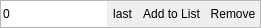
                          <widget class="QFrame" name="frame_28">
                           <property name="minimumSize">
                            <size>
                             <width>0</width>
                             <height>28</height>
                            </size>
                           </property>
                           <property name="maximumSize">
                            <size>
                             <width>16777215</width>
                             <height>28</height>
                            </size>
                           </property>
                           <property name="styleSheet">
                            <string notr="true"/>
                           </property>
                           <property name="frameShape">
                            <enum>QFrame::StyledPanel</enum>
                           </property>
                           <property name="frameShadow">
                            <enum>QFrame::Raised</enum>
                           </property>
                           <property name="buttonFrame" stdset="0">
                            <bool>true</bool>
                           </property>
                           <layout class="QHBoxLayout" name="horizontalLayout_19">
                            <property name="spacing">
                             <number>1</number>
                            </property>
                            <property name="leftMargin">
                             <number>0</number>
                            </property>
                            <property name="topMargin">
                             <number>0</number>
                            </property>
                            <property name="rightMargin">
                             <number>0</number>
                            </property>
                            <property name="bottomMargin">
                             <number>0</number>
                            </property>
                            <item>
                             <widget class="QLineEdit" name="lineEdit_MidiFilter_CC">
                              <property name="sizePolicy">
                               <sizepolicy hsizetype="Maximum" vsizetype="Minimum">
                                <horstretch>0</horstretch>
                                <verstretch>0</verstretch>
                               </sizepolicy>
                              </property>
                              <property name="minimumSize">
                               <size>
                                <width>0</width>
                                <height>0</height>
                               </size>
                              </property>
                              <property name="maximumSize">
                               <size>
                                <width>16777215</width>
                                <height>16777215</height>
                               </size>
                              </property>
                              <property name="styleSheet">
                               <string notr="true">border-top-right-radius: 0;
border-bottom-right-radius: 0;</string>
                              </property>
                              <property name="text">
                               <string>0</string>
                              </property>
                             </widget>
                            </item>
                            <item>
                             <widget class="QToolButton" name="toolButton_MidiFilter_lastCC">
                              <property name="sizePolicy">
                               <sizepolicy hsizetype="Fixed" vsizetype="Minimum">
                                <horstretch>0</horstretch>
                                <verstretch>0</verstretch>
                               </sizepolicy>
                              </property>
                              <property name="minimumSize">
                               <size>
                                <width>0</width>
                                <height>0</height>
                               </size>
                              </property>
                              <property name="styleSheet">
                               <string notr="true">border-top-left-radius: 0;
border-bottom-left-radius: 0;
border-top-right-radius: 0;
border-bottom-right-radius: 0;</string>
                              </property>
                              <property name="text">
                               <string>last</string>
                              </property>
                             </widget>
                            </item>
                            <item>
                             <widget class="QToolButton" name="toolButton_MidiFilter_Add_CC">
                              <property name="sizePolicy">
                               <sizepolicy hsizetype="Fixed" vsizetype="Minimum">
                                <horstretch>0</horstretch>
                                <verstretch>0</verstretch>
                               </sizepolicy>
                              </property>
                              <property name="minimumSize">
                               <size>
                                <width>0</width>
                                <height>0</height>
                               </size>
                              </property>
                              <property name="styleSheet">
                               <string notr="true">border-top-left-radius: 0;
border-bottom-left-radius: 0;
border-top-right-radius: 0;
border-bottom-right-radius: 0;</string>
                              </property>
                              <property name="text">
                               <string>Add to List</string>
                              </property>
                             </widget>
                            </item>
                            <item>
                             <widget class="QToolButton" name="toolButton_MidiFilter_removeCC">
                              <property name="sizePolicy">
                               <sizepolicy hsizetype="Fixed" vsizetype="Minimum">
                                <horstretch>0</horstretch>
                                <verstretch>0</verstretch>
                               </sizepolicy>
                              </property>
                              <property name="minimumSize">
                               <size>
                                <width>0</width>
                                <height>0</height>
                               </size>
                              </property>
                              <property name="styleSheet">
                               <string notr="true">border-top-left-radius: 0;
border-bottom-left-radius: 0;</string>
                              </property>
                              <property name="text">
                               <string>Remove</string>
                              </property>
                             </widget>
                            </item>
                           </layout>
                          </widget>
